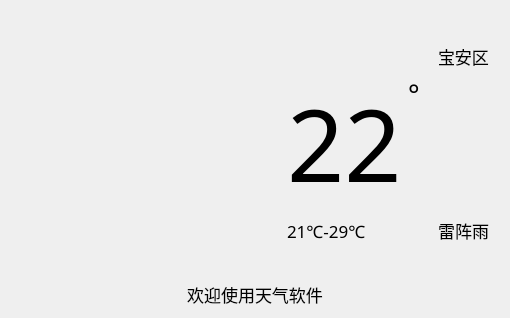
<?xml version="1.0" encoding="UTF-8"?>
<ui version="4.0">
 <class>wtheatherDlg</class>
 <widget class="QWidget" name="wtheatherDlg">
  <property name="geometry">
   <rect>
    <x>0</x>
    <y>0</y>
    <width>510</width>
    <height>318</height>
   </rect>
  </property>
  <property name="windowTitle">
   <string>Form</string>
  </property>
  <layout class="QGridLayout" name="gridLayout">
   <item row="0" column="0">
    <layout class="QHBoxLayout" name="horizontalLayout_5" stretch="3,1,3">
     <property name="rightMargin">
      <number>10</number>
     </property>
     <item>
      <widget class="QLabel" name="label_weather_icon">
       <property name="maximumSize">
        <size>
         <width>260</width>
         <height>240</height>
        </size>
       </property>
       <property name="text">
        <string/>
       </property>
       <property name="pixmap">
        <pixmap resource="icon.qrc">:/icons/weather_icons/duoyun.png</pixmap>
       </property>
       <property name="scaledContents">
        <bool>true</bool>
       </property>
      </widget>
     </item>
     <item>
      <spacer name="horizontalSpacer_2">
       <property name="orientation">
        <enum>Qt::Horizontal</enum>
       </property>
       <property name="sizeHint" stdset="0">
        <size>
         <width>40</width>
         <height>20</height>
        </size>
       </property>
      </spacer>
     </item>
     <item>
      <layout class="QVBoxLayout" name="verticalLayout_3">
       <item>
        <spacer name="verticalSpacer_2">
         <property name="orientation">
          <enum>Qt::Vertical</enum>
         </property>
         <property name="sizeHint" stdset="0">
          <size>
           <width>20</width>
           <height>40</height>
          </size>
         </property>
        </spacer>
       </item>
       <item>
        <layout class="QVBoxLayout" name="verticalLayout_2">
         <item>
          <layout class="QHBoxLayout" name="horizontalLayout_2">
           <item>
            <spacer name="horizontalSpacer">
             <property name="orientation">
              <enum>Qt::Horizontal</enum>
             </property>
             <property name="sizeHint" stdset="0">
              <size>
               <width>40</width>
               <height>20</height>
              </size>
             </property>
            </spacer>
           </item>
           <item>
            <widget class="DEFINE_QLABEL" name="label_local_city">
             <property name="maximumSize">
              <size>
               <width>21</width>
               <height>21</height>
              </size>
             </property>
             <property name="text">
              <string/>
             </property>
             <property name="pixmap">
              <pixmap resource="icon.qrc">:/icons/local.png</pixmap>
             </property>
             <property name="scaledContents">
              <bool>true</bool>
             </property>
            </widget>
           </item>
           <item>
            <widget class="QLabel" name="label_city_name">
             <property name="font">
              <font>
               <family>等线 Light</family>
               <pointsize>13</pointsize>
              </font>
             </property>
             <property name="text">
              <string>宝安区</string>
             </property>
             <property name="openExternalLinks">
              <bool>false</bool>
             </property>
            </widget>
           </item>
          </layout>
         </item>
         <item>
          <layout class="QHBoxLayout" name="horizontalLayout_4">
           <item>
            <widget class="QLabel" name="label_real_time_temp">
             <property name="font">
              <font>
               <family>等线</family>
               <pointsize>75</pointsize>
              </font>
             </property>
             <property name="text">
              <string>22</string>
             </property>
            </widget>
           </item>
           <item>
            <layout class="QVBoxLayout" name="verticalLayout">
             <item>
              <layout class="QHBoxLayout" name="horizontalLayout_3">
               <item>
                <widget class="QLabel" name="label_4">
                 <property name="font">
                  <font>
                   <family>等线 Light</family>
                   <pointsize>20</pointsize>
                  </font>
                 </property>
                 <property name="text">
                  <string>°</string>
                 </property>
                </widget>
               </item>
               <item>
                <widget class="DEFINE_QLABEL" name="label_refresh">
                 <property name="maximumSize">
                  <size>
                   <width>16</width>
                   <height>16</height>
                  </size>
                 </property>
                 <property name="text">
                  <string/>
                 </property>
                 <property name="pixmap">
                  <pixmap resource="icon.qrc">:/icons/refresh.png</pixmap>
                 </property>
                 <property name="scaledContents">
                  <bool>true</bool>
                 </property>
                </widget>
               </item>
              </layout>
             </item>
             <item>
              <spacer name="verticalSpacer">
               <property name="orientation">
                <enum>Qt::Vertical</enum>
               </property>
               <property name="sizeHint" stdset="0">
                <size>
                 <width>20</width>
                 <height>40</height>
                </size>
               </property>
              </spacer>
             </item>
            </layout>
           </item>
          </layout>
         </item>
         <item>
          <layout class="QHBoxLayout" name="horizontalLayout">
           <item>
            <widget class="QLabel" name="label_temp_1">
             <property name="font">
              <font>
               <family>等线 Light</family>
               <pointsize>13</pointsize>
              </font>
             </property>
             <property name="text">
              <string>21℃-29℃</string>
             </property>
            </widget>
           </item>
           <item>
            <widget class="QLabel" name="label_weather_type_1">
             <property name="font">
              <font>
               <family>等线 Light</family>
               <pointsize>13</pointsize>
              </font>
             </property>
             <property name="text">
              <string>雷阵雨</string>
             </property>
             <property name="alignment">
              <set>Qt::AlignRight|Qt::AlignTrailing|Qt::AlignVCenter</set>
             </property>
            </widget>
           </item>
          </layout>
         </item>
        </layout>
       </item>
       <item>
        <spacer name="verticalSpacer_3">
         <property name="orientation">
          <enum>Qt::Vertical</enum>
         </property>
         <property name="sizeHint" stdset="0">
          <size>
           <width>20</width>
           <height>40</height>
          </size>
         </property>
        </spacer>
       </item>
      </layout>
     </item>
    </layout>
   </item>
   <item row="1" column="0">
    <spacer name="verticalSpacer_4">
     <property name="orientation">
      <enum>Qt::Vertical</enum>
     </property>
     <property name="sizeHint" stdset="0">
      <size>
       <width>20</width>
       <height>5</height>
      </size>
     </property>
    </spacer>
   </item>
   <item row="2" column="0">
    <widget class="QLabel" name="label_show_message">
     <property name="font">
      <font>
       <family>等线 Light</family>
       <pointsize>13</pointsize>
      </font>
     </property>
     <property name="text">
      <string>欢迎使用天气软件</string>
     </property>
     <property name="alignment">
      <set>Qt::AlignCenter</set>
     </property>
    </widget>
   </item>
  </layout>
 </widget>
 <customwidgets>
  <customwidget>
   <class>DEFINE_QLABEL</class>
   <extends>QLabel</extends>
   <header location="global">define_qlabel/define_qlabel.h</header>
  </customwidget>
 </customwidgets>
 <resources>
  <include location="icon.qrc"/>
 </resources>
 <connections/>
</ui>
